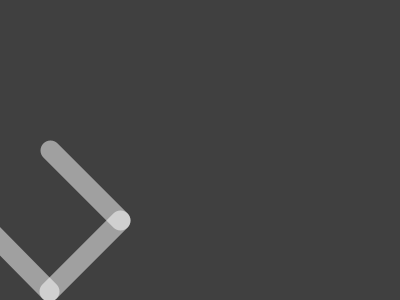
Frame 1 (no input)
Frame 60 (the mouse pressed at the canvas centre just before this capture): identical to frame 1, image omitted
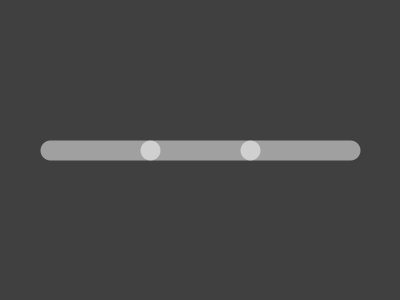
Frame 120 (the mouse held since frame 60 and released just before this capture)

The Processing sketch that drew these frames (run headless with seeded random() and noise(); from frame 60 on, the mouse is pressed at the canvas centre):

// Processing sketch: processing_23892
// ── processing_23892.pde

// using transformations to create an articulated "arm"
// based on the Processing example 'Arm'

void setup() {
  size(400, 300);  
  stroke(255, 128);
  strokeWeight(20);
  smooth();
}

void draw() {
  background(64);
  
  // use the mouse to generate two different angles
  float angle1 = map(mouseX, 0, width, PI/4,  -PI/4);
  float angle2 = map(mouseY, 0, height, PI/2, -PI/2);
  
  pushMatrix();
    // first segment
    translate(50, height/2);
    rotate(angle1);
    line(0, 0, 100, 0);

    // second segment
    translate(100, 0);
    rotate(angle2);
    line(0, 0, 100, 0);

    // ect..
    translate(100, 0);
    rotate(angle2);
    line(0, 0, 100, 0);
    
    // notice the pattern?
    // could the 3 lines defining each segment be 
    // represented as a function?
  popMatrix();  
}
